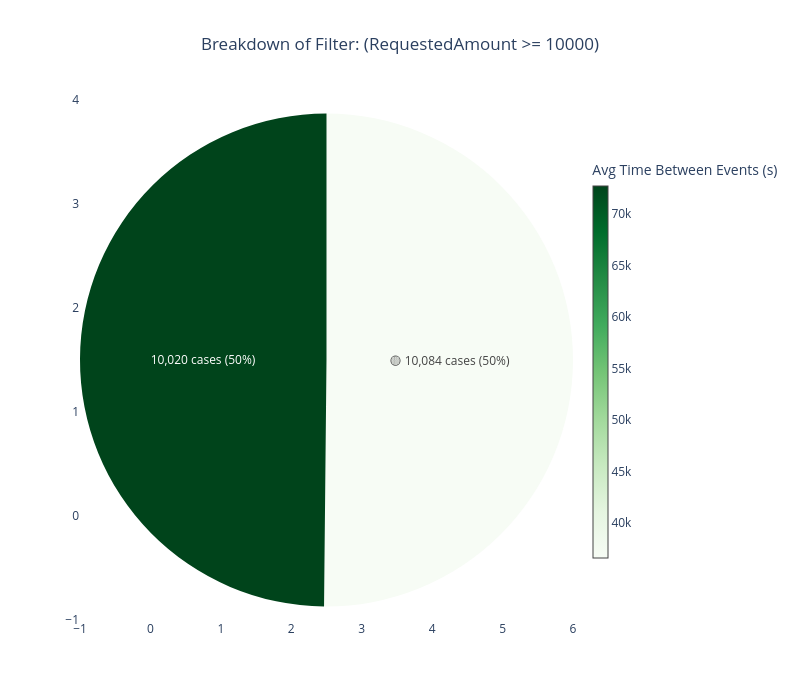

The notebook cell this image was saved under:
### Code cell
# Example 6: details=True
query_breakdown_pie('rs_LoanOverThreshold', log_view, metric='avg_time_between_events', details=True)

### Figure 1 — Plotly figure (JSON) as saved in the notebook; plotly's stock layout.template omitted (floating-point values rounded to 4 significant figures)
{"data": [{"customdata": [["(CreditScore >= 600) ✅ →<br>(RequestedAmount >= 10000) ✅"], ["(CreditScore >= 600) ❌ →<br>(RequestedAmount >= 10000) ✅"]], "hovertemplate": "<b>%{customdata[0]}</b><extra></extra>", "labels": ["🟡 10,084 cases (50%)", "10,020 cases (50%)"], "marker": {"colors": ["rgb(247, 252, 245)", "rgb(0, 68, 27)"]}, "textinfo": "label", "type": "pie", "values": [10084, 10020]}, {"hoverinfo": "none", "marker": {"cmax": 72710.0, "cmin": 36610.0, "color": [36610.0], "colorbar": {"len": 0.8, "thickness": 15, "title": {"text": "Avg Time Between Events (s)"}}, "colorscale": [[0, "rgb(247,252,245)"], [0.125, "rgb(229,245,224)"], [0.25, "rgb(199,233,192)"], [0.375, "rgb(161,217,155)"], [0.5, "rgb(116,196,118)"], [0.625, "rgb(65,171,93)"], [0.75, "rgb(35,139,69)"], [0.875, "rgb(0,109,44)"], [1, "rgb(0,68,27)"]], "showscale": true}, "mode": "markers", "showlegend": false, "type": "scatter", "x": [null], "y": [null]}], "layout": {"height": 700, "paper_bgcolor": "white", "plot_bgcolor": "white", "showlegend": false, "title": {"text": "Breakdown of Filter: (RequestedAmount >= 10000)", "x": 0.5}, "width": 800}}
